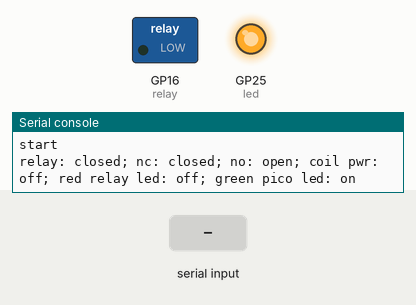
Recording of a program running on a simulated Raspberry Pi Pico running MicroPython. Parts: switched loads named in the program (green lamp = pin HIGH), output pins drawn as LEDs (lit = HIGH), the last lines printed to the serial console. The test bench sets the inputs (shaded band).

Above: at 1.2 s.
1.3 s: "OFF" typed at the serial console, then Enter
At 1.8 s:
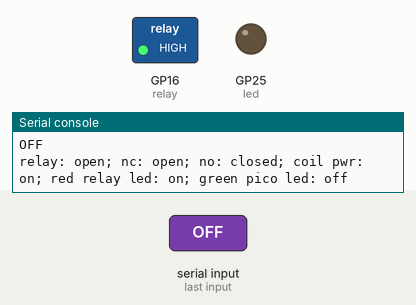
4.3 s: "ON" typed at the serial console, then Enter
At 5.3 s:
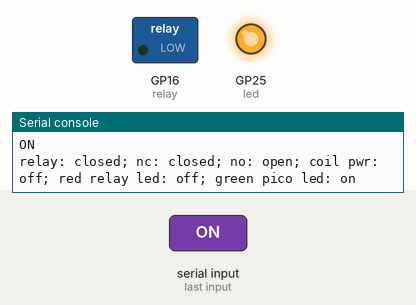
Timing chart, 0 to 7.3 s (numbered marks = the images above; inputs shaded):
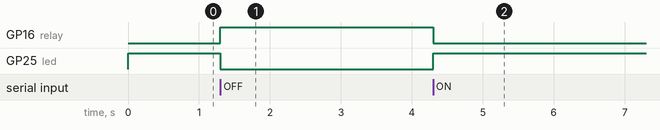

Measured:
- after the input at 1.3 s, GP16 (relay): LOW → HIGH at once; GP25 (led): HIGH → LOW at once
- after the input at 4.3 s, GP16 (relay): HIGH → LOW at once; GP25 (led): LOW → HIGH at once

The program:

serial_relay.py
```python
from machine import Pin, WDT
from uselect import poll, POLLIN
from sys import stdin

LED_ON = 1
LED_OFF = 0
led = Pin(25, Pin.OUT)

RELAY_CLOSE = 0
RELAY_OPEN = 1
relay = Pin(16, Pin.OUT)

poller = poll()
poller.register(stdin, POLLIN)
wdt = WDT(timeout=5000)

print("start")
while True:
    wdt.feed()
    if not "line" in globals():
        line = "ON"
    else:
        if not poller.poll(1000): continue
        line = stdin.readline().strip().upper()
    if line == "OFF":
        led.value(LED_OFF)
        relay.value(RELAY_OPEN)
        state = line
        print("relay: open; nc: open; no: closed; coil pwr: on; red relay led: on; green pico led: off")
    elif line == "ON":
        led.value(LED_ON)
        relay.value(RELAY_CLOSE)
        print("relay: closed; nc: closed; no: open; coil pwr: off; red relay led: off; green pico led: on")
        state = line
    elif line == "STATE":
        print("state: " + state)
    elif line == "REPL":
        print("REPL")
        break
    elif line == "":
        pass
    else:
        print(line + " is invalid. use: OFF|ON|STATE|REPL")
```
